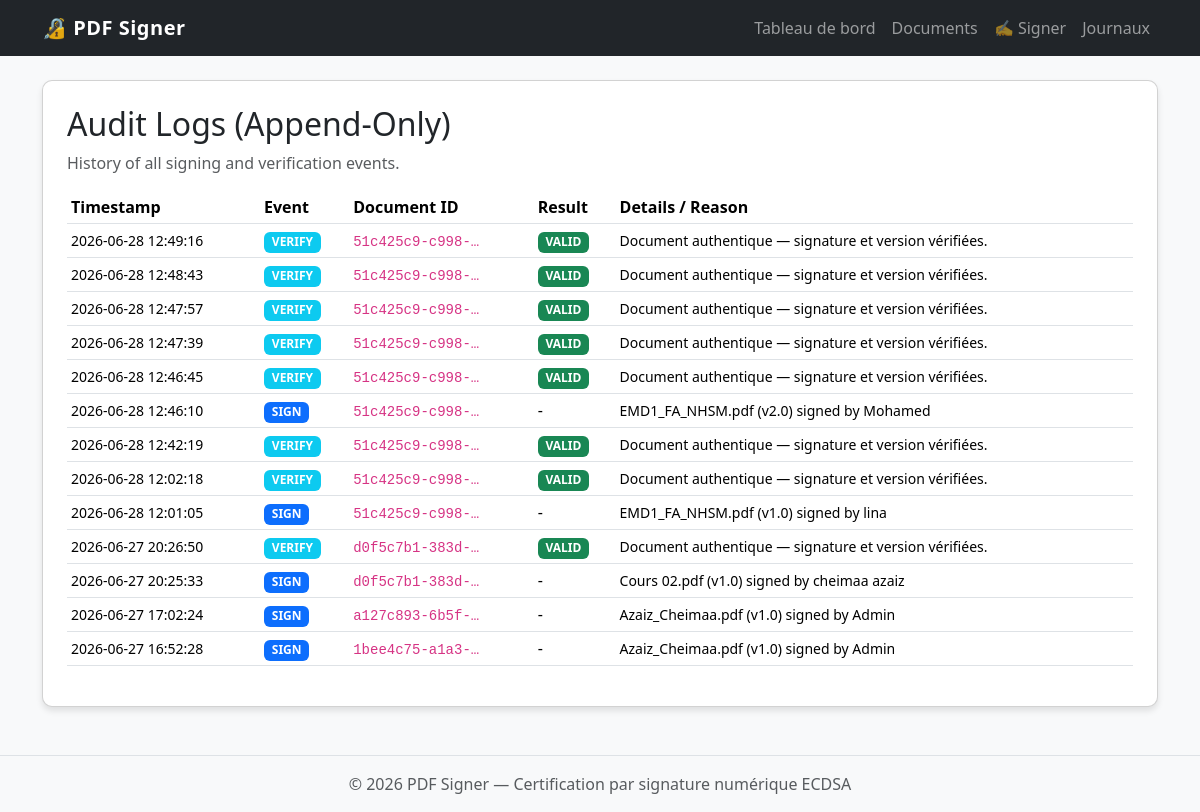
/audit/, run on an earlier commit of the app's database.
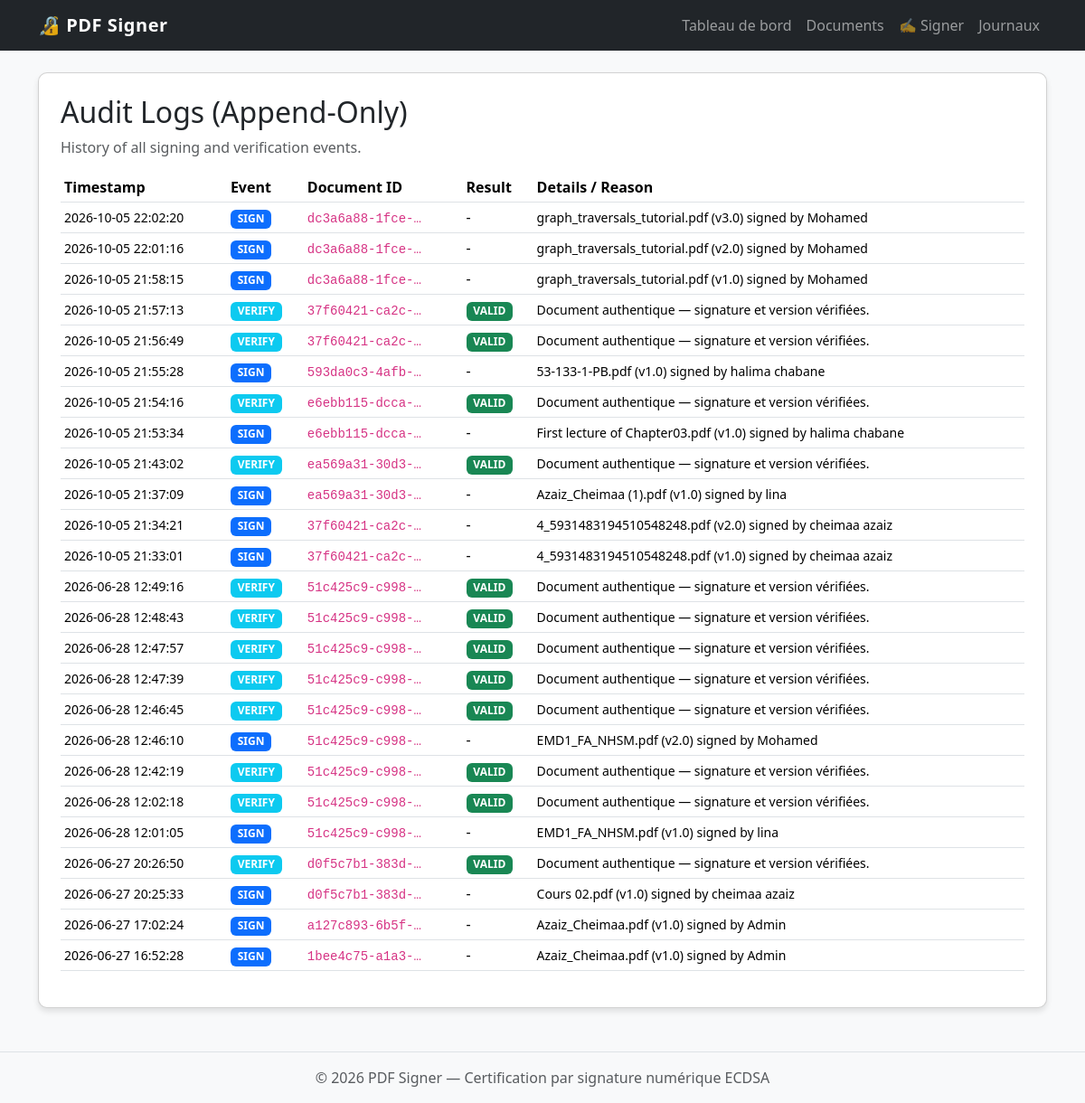
And on a later commit of the database.
### signer_app/models.py (models this page shows, shortened)
class AuditLog(models.Model):
    EVENT_CHOICES = [
        ('SIGN', 'Signature'),
        ('VERIFY', 'Verification'),
    ]
    event = models.CharField(max_length=10, choices=EVENT_CHOICES)
    document_id = models.CharField(max_length=100)
    timestamp = models.DateTimeField(auto_now_add=True)
    result = models.CharField(max_length=50, blank=True, null=True)
    reason = models.TextField(blank=True, null=True)
    details = models.JSONField(default=dict)

### signer_app/views.py (the view)
# urls.py: path('audit/', views.audit_logs, name='audit_logs'),
def audit_logs(request):
    logs = AuditLog.objects.all().order_by('-timestamp')
    return render(request, 'audit_log.html', {'logs': logs})

### signer_app/templates/audit_log.html
{% extends 'base.html' %}
{% block content %}
<div class="card p-4">
    <h2>Audit Logs (Append-Only)</h2>
    <p class="text-muted">History of all signing and verification events.</p>
    <div class="table-responsive">
        <table class="table table-hover table-sm">
            <thead>
                <tr>
                    <th>Timestamp</th>
                    <th>Event</th>
                    <th>Document ID</th>
                    <th>Result</th>
                    <th>Details / Reason</th>
                </tr>
            </thead>
            <tbody>
                {% for log in logs %}
                <tr>
                    <td><small>{{ log.timestamp|date:"Y-m-d H:i:s" }}</small></td>
                    <td>
                        <span class="badge {% if log.event == 'SIGN' %}bg-primary{% else %}bg-info{% endif %}">
                            {{ log.event }}
                        </span>
                    </td>
                    <td><code title="{{ log.document_id }}">{{ log.document_id|truncatechars:15 }}</code></td>
                    <td>
                        {% if log.result %}
                        <span class="badge {% if log.result == 'VALID' %}bg-success{% elif log.result == 'OBSOLETE' %}bg-warning text-dark{% else %}bg-danger{% endif %}">
                            {{ log.result }}
                        </span>
                        {% else %}
                        -
                        {% endif %}
                    </td>
                    <td>
                        <small>
                            {% if log.reason %}
                                {{ log.reason }}
                            {% else %}
                                {{ log.details.filename }} (v{{ log.details.version }}) signed by {{ log.details.signer }}
                            {% endif %}
                        </small>
                    </td>
                </tr>
                {% empty %}
                <tr><td colspan="5" class="text-center py-4">No audit logs yet.</td></tr>
                {% endfor %}
            </tbody>
        </table>
    </div>
</div>
{% endblock %}

What changed in the data, as far as the page shows it:
added AuditLog: timestamp "2026-10-05 22:02:20", event "SIGN", document_id "dc3a6a88-1fce-…", details.filename "graph_traversals_tutorial.pdf", details.version "3.0", details.signer "Mohamed"
added AuditLog: timestamp "2026-10-05 22:01:16", event "SIGN", document_id "dc3a6a88-1fce-…", details.filename "graph_traversals_tutorial.pdf", details.version "2.0", details.signer "Mohamed"
added AuditLog: timestamp "2026-10-05 21:58:15", event "SIGN", document_id "dc3a6a88-1fce-…", details.filename "graph_traversals_tutorial.pdf", details.version "1.0", details.signer "Mohamed"
added AuditLog: timestamp "2026-10-05 21:57:13", event "VERIFY", document_id "37f60421-ca2c-…", result "VALID", reason "Document authentique — signature et version vérifiées."
added AuditLog: timestamp "2026-10-05 21:56:49", event "VERIFY", document_id "37f60421-ca2c-…", result "VALID", reason "Document authentique — signature et version vérifiées."
added AuditLog: timestamp "2026-10-05 21:55:28", event "SIGN", document_id "593da0c3-4afb-…", details.filename "53-133-1-PB.pdf", details.version "1.0", details.signer "halima chabane"
added AuditLog: timestamp "2026-10-05 21:54:16", event "VERIFY", document_id "e6ebb115-dcca-…", result "VALID", reason "Document authentique — signature et version vérifiées."
added AuditLog: timestamp "2026-10-05 21:53:34", event "SIGN", document_id "e6ebb115-dcca-…", details.filename "First lecture of Chapter03.pdf", details.version "1.0", details.signer "halima chabane"
added AuditLog: timestamp "2026-10-05 21:43:02", event "VERIFY", document_id "ea569a31-30d3-…", result "VALID", reason "Document authentique — signature et version vérifiées."
added AuditLog: timestamp "2026-10-05 21:37:09", event "SIGN", document_id "ea569a31-30d3-…", details.filename "Azaiz_Cheimaa (1).pdf", details.version "1.0", details.signer "lina"
added AuditLog: timestamp "2026-10-05 21:34:21", event "SIGN", document_id "37f60421-ca2c-…", details.filename "4_5931483194510548248.pdf", details.version "2.0", details.signer "cheimaa azaiz"
added AuditLog: timestamp "2026-10-05 21:33:01", event "SIGN", document_id "37f60421-ca2c-…", details.filename "4_5931483194510548248.pdf", details.version "1.0", details.signer "cheimaa azaiz"
